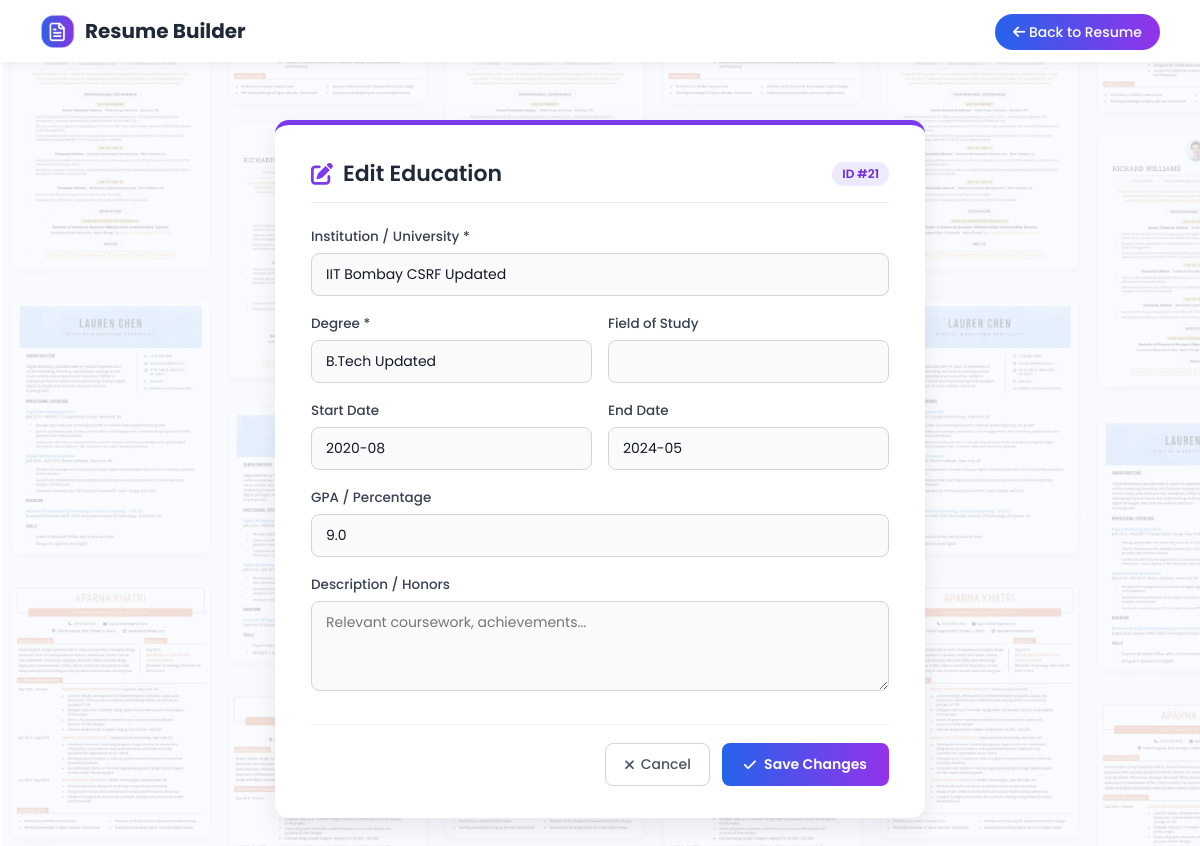
Screenshot of /edit_education/21 (signed in) with the database file from the repository.
### tables this page shows
CREATE TABLE education (
                education_id INTEGER PRIMARY KEY AUTOINCREMENT,
                user_id INTEGER NOT NULL,
                institution TEXT,
                fieldOfStudy TEXT,
                degree TEXT,
                startDate DATE,
                endDate DATE,
                gpa TEXT,
                description TEXT,
                FOREIGN KEY (user_id) REFERENCES users(user_id) ON DELETE CASCADE
            );

### app.py (the view, shortened to what this page needs)
@app.route('/edit_education/<int:education_id>', methods=['GET', 'POST'])
@login_required
def edit_education(education_id):
    conn = sqlite3.connect('database.db')
    conn.row_factory = sqlite3.Row
    c = conn.cursor()
    c.execute("SELECT * FROM education WHERE education_id=? AND user_id=?", (education_id, session['user_id']))
    entry = c.fetchone()
    conn.close()
    if not entry:
        return redirect(url_for('previewForm'))
    return render_template('edit_entry.html', section='education', entry=entry, entry_id=education_id, title='Edit Education')

### app.py (called while the page is built)
def login_required(f):
    @wraps(f)
    def decorated_function(*args, **kwargs):
        if session.get('user_id') is None and not session.get('is_admin'):
            return redirect(url_for('login'))
        return f(*args, **kwargs)
    return decorated_function

### templates/edit_entry.html (shortened to what this page needs)
<!DOCTYPE html>
<html lang="en">
<head>
  <link rel="stylesheet" href="https://cdnjs.cloudflare.com/ajax/libs/font-awesome/6.7.2/css/all.min.css">
</head>
<body>
  <div class="navbar">
    <div class="logo">
      <img src="/static/Images/logo (2).png" alt="Logo">
      <a href="/">Resume Builder</a>
    </div>
    <div>
      <a href="{{ cancel_url or '/previewForm' }}" class="btn"><i class="fa-solid fa-arrow-left"></i> Back to Resume</a>
    </div>
  </div>
  <div class="edit-card">
    <div class="card-header">
      <h2><i class="fa-solid fa-pen-to-square" style="color: #7c3aed;"></i> {{ title }}</h2>
      <span class="badge-id">ID #{{ entry_id }}</span>
    </div>
    <form method="POST">
      {% if section == 'education' %}
        <div class="form-group">
          <label>Institution / University *</label>
          <input type="text" name="institution" value="{{ entry['institution'] or '' }}" required>
        </div>
        <div class="form-row">
          <div class="form-group">
            <label>Degree *</label>
            <input type="text" name="degree" value="{{ entry['degree'] or '' }}" required>
          </div>
          <div class="form-group">
            <label>Field of Study</label>
            <input type="text" name="fieldOfStudy" value="{{ entry['fieldOfStudy'] or '' }}">
          </div>
        </div>
        <div class="form-row">
          <div class="form-group">
            <label>Start Date</label>
            <input type="text" name="startDate" value="{{ entry['startDate'] or '' }}" placeholder="YYYY-MM or Year">
          </div>
          <div class="form-group">
            <label>End Date</label>
            <input type="text" name="endDate" value="{{ entry['endDate'] or '' }}" placeholder="YYYY-MM or Present">
          </div>
        </div>
        <div class="form-group">
          <label>GPA / Percentage</label>
          <input type="text" name="gpa" value="{{ entry['gpa'] or '' }}" placeholder="e.g. 3.8 or 85%">
        </div>
        <div class="form-group">
          <label>Description / Honors</label>
          <textarea name="description" placeholder="Relevant coursework, achievements...">{{ entry['description'] or '' }}</textarea>
        </div>
      {% elif section == 'summary' %}
        <div class="form-group">
          <label>Professional Summary *</label>
          <textarea name="summary_text" rows="5" required>{{ entry['summary_text'] or '' }}</textarea>
        </div>
      {% endif %}
      <div class="btn-group">
        <a href="{{ cancel_url or '/previewForm' }}" class="btn-cancel">
          <i class="fa-solid fa-xmark"></i> Cancel
        </a>
        <button type="submit" class="btn-save">
          <i class="fa-solid fa-check"></i> Save Changes
        </button>
      </div>
    </form>
  </div>
</body>
</html>

### templates/edit_entry.html (style rules this page uses)
* { box-sizing: border-box; margin: 0; padding: 0; font-family: 'Poppins', sans-serif; }
body { background: #f3f4f6; background-image: url(/static/Images/background.png); background-size: cover; min-height: 100vh; display: flex; flex-direction: column; align-items: center; padding: 40px 20px; }
.navbar { display: flex; justify-content: space-between; align-items: center; padding: 14px 40px; background: white; box-shadow: 0 2px 10px rgba(0,0,0,0.06); width: 100%; position: fixed; top: 0; left: 0; z-index: 1000; }
.navbar .logo { display: flex; align-items: center; gap: 10px; font-size: 20px; font-weight: 700; }
.navbar .logo img { width: 35px; }
.navbar .logo a { text-decoration: none; color: #1f2937; }
.navbar .btn { padding: 8px 18px; border-radius: 20px; text-decoration: none; font-size: 14px; font-weight: 500; background: linear-gradient(to right, #2563eb, #9333ea); color: white; transition: opacity 0.2s ease; }
.edit-card { background: white; margin-top: 80px; width: 100%; max-width: 650px; border-radius: 14px; box-shadow: 0 10px 25px rgba(0,0,0,0.08); padding: 32px 36px; border-top: 5px solid #7c3aed; }
.card-header { display: flex; justify-content: space-between; align-items: center; margin-bottom: 24px; padding-bottom: 12px; border-bottom: 1px solid #e5e7eb; }
.card-header h2 { font-size: 22px; font-weight: 600; color: #1f2937; display: flex; align-items: center; gap: 10px; }
.badge-id { background: #ede9fe; color: #6d28d9; font-size: 12px; padding: 3px 10px; border-radius: 12px; font-weight: 600; }
.form-group { margin-bottom: 18px; }
.form-row { display: grid; grid-template-columns: 1fr 1fr; gap: 16px; }
label { display: block; font-size: 13.5px; font-weight: 500; color: #374151; margin-bottom: 6px; }
input[type="text"], input[type="email"], input[type="tel"], input[type="date"], input[type="url"], textarea, select { width: 100%; padding: 10px 14px; border: 1.5px solid #d1d5db; border-radius: 8px; font-size: 14px; color: #111827; transition: border-color 0.2s, box-shadow 0.2s; background: #fafafa; }
textarea { resize: vertical; min-height: 90px; }
.btn-group { display: flex; justify-content: flex-end; gap: 12px; margin-top: 26px; padding-top: 18px; border-top: 1px solid #f3f4f6; }
.btn-save { padding: 10px 22px; border: none; border-radius: 8px; font-size: 14px; font-weight: 600; color: white; background: linear-gradient(to right, #2563eb, #9333ea); cursor: pointer; display: flex; align-items: center; gap: 8px; transition: transform 0.1s ease, box-shadow 0.2s ease; }
.btn-cancel { padding: 10px 18px; border: 1.5px solid #d1d5db; border-radius: 8px; font-size: 14px; font-weight: 500; color: #4b5563; background: white; text-decoration: none; cursor: pointer; display: flex; align-items: center; gap: 6px; transition: background 0.2s; }

### rows the page displays
education: institution "IIT Bombay CSRF Updated", degree "B.Tech Updated", startDate "2020-08", endDate "2024-05", gpa "9.0"

### other values shown
{{ title }} "Edit Education"
{{ entry_id }} "21"
